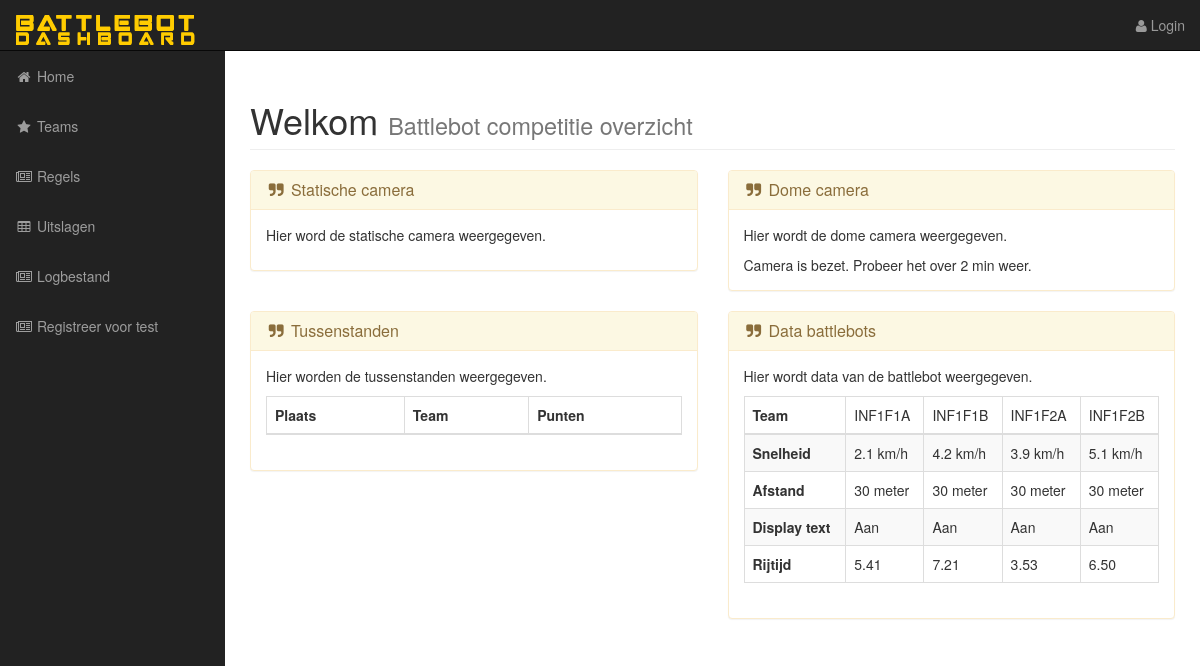
/, run on an earlier commit of the app's database.
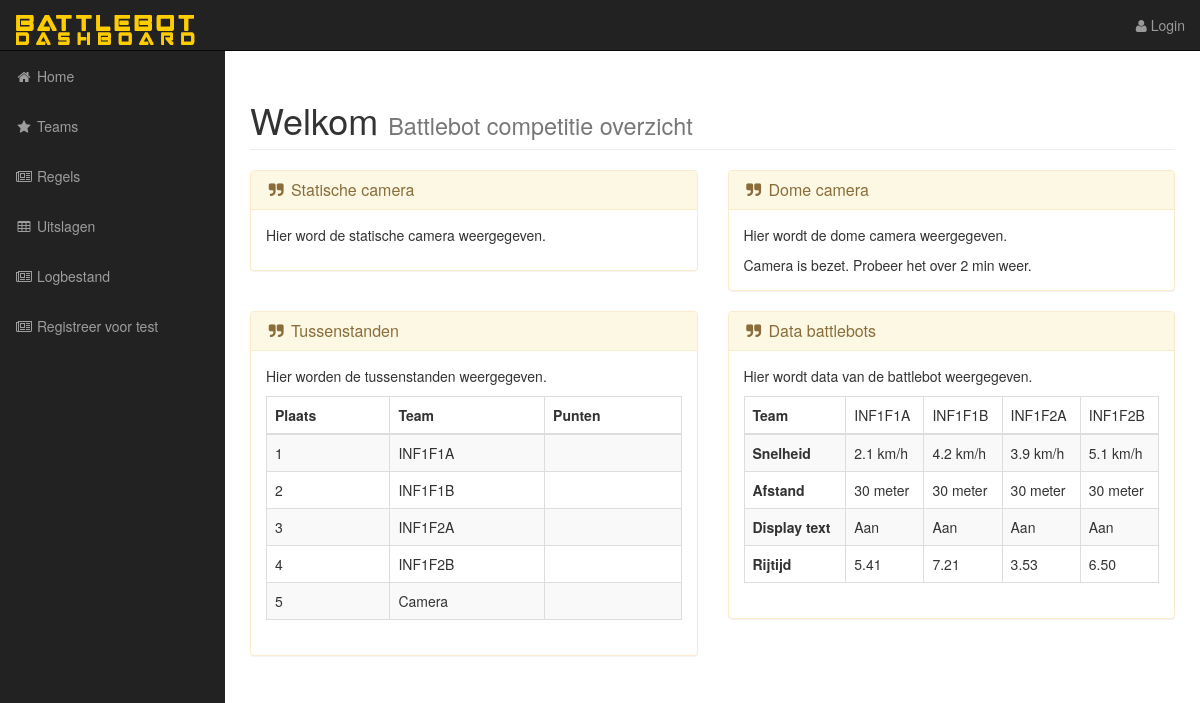
And on a later commit of the database.
### tables this page shows
CREATE TABLE IF NOT EXISTS `Battlebot` (
  `Battlebot_ID` INT NOT NULL AUTO_INCREMENT,
  `Botgeluidje` VARCHAR(350) NULL,
  `Botnaam` VARCHAR(30) NOT NULL,
  `Spel_1` INT NULL DEFAULT 0,
  `Spel_2` INT NULL DEFAULT 0,
  `Spel_3` INT NULL DEFAULT 0,
  `Spel_4` INT NULL DEFAULT 0,
  `Spel_5` INT NULL DEFAULT 0,
  `Totaalpunten` INT NULL DEFAULT 0,
  `Afbeeldingpath` VARCHAR(500) NULL,
  PRIMARY KEY (`Battlebot_ID`),
  UNIQUE INDEX `Groepnaam_UNIQUE` (`Botnaam` ASC));

### index.php (the view, shortened to what the changed rows need)
<?php
include 'include/db_connection.php';
?>
<!DOCTYPE html>
<html lang="en">
<head>
    <?php
    include 'include/head.php';
    ?>
</head>
<body>
<?php
include 'include/navigation.php';
?>
<div id="wrapper">
    <div id="page-wrapper">
        <div class="container-fluid">
            <div class="row">
                <div class="col-lg-12">
                    <h1 class="page-header">
                        Welkom
                        <small>Battlebot competitie overzicht</small>
                    </h1>
                </div>
            </div>
        <div class="row">
            <div class="col-lg-6">
                <div class="panel panel-warning">
                    <div class="panel-body">
                        <div class="table-responsive">
                            <table class="table table-bordered table-hover table-striped">
                                <?php
                                $tel = 1;
                                $DBtable = "battlebot";
                                $DBcommand = "SELECT * FROM $DBtable ORDER BY Totaalpunten DESC ";
                                $DBresult = mysqli_query($connection, $DBcommand);
                                ?>
                                <thead>
                                <tr>
                                    <th>Plaats</th>
                                    <th>Team</th>
                                    <th>Punten</th>
                                </tr>
                                </thead>
                                <tbody>
                                <?php
                                while ($row = mysqli_fetch_assoc($DBresult)) {
                                    echo "<tr>";
                                    echo "<td>$tel</td>";
                                    echo "<td>{$row['Botnaam']}</td>";
                                    echo "<td>{$row['Totaalpunten']}</td>";
                                    echo "</tr>";
                                    $tel++;
                                }
                                ?>
                                </tbody>
                            </table>
                        </div>
                    </div>
                </div>
            </div>
            <div class="col-lg-6">
                <div class="panel panel-warning">
                    <div class="panel-body">
                        <div class="table-responsive">
                            <table class="table table-bordered table-hover table-striped">
                                <thead>
                                <tr>
                                    <th>Team</th>
                                    <td>INF1F1A</td>
                                    <td>INF1F1B</td>
                                    <td>INF1F2A</td>
                                    <td>INF1F2B</td>
                                </tr>
                                </thead>
                                <tbody>
                                <tr>
                                    <th>Snelheid</th>
                                </tr>
                                <tr>
                                    <th>Afstand</th>
                                </tr>
                                <tr>
                                    <th>Display text</th>
                                </tr>
                                <tr>
                                    <th>Rijtijd</th>
                                </tr>
                                </tbody>
                            </table>
                        </div>
                    </div>
                </div>
            </div>
        </div>
    </div>
</div>
</div>
</body>
</html>

### include/navigation.php (shortened to what the changed rows need)
<nav class="navbar navbar-inverse navbar-fixed-top" role="navigation">
    <div class="navbar-header">
        <a class="navbar-brand" href="index.php"><img src="images/logobattlebot2.png" class="img-responsive" alt="logo"></a>
    </div>
</nav>

What changed in the data, as far as the page shows it:
added battlebot: Botnaam "INF1F1A"
added battlebot: Botnaam "INF1F1B"
added battlebot: Botnaam "INF1F2A"
added battlebot: Botnaam "INF1F2B"
added battlebot: Botnaam "Camera"
